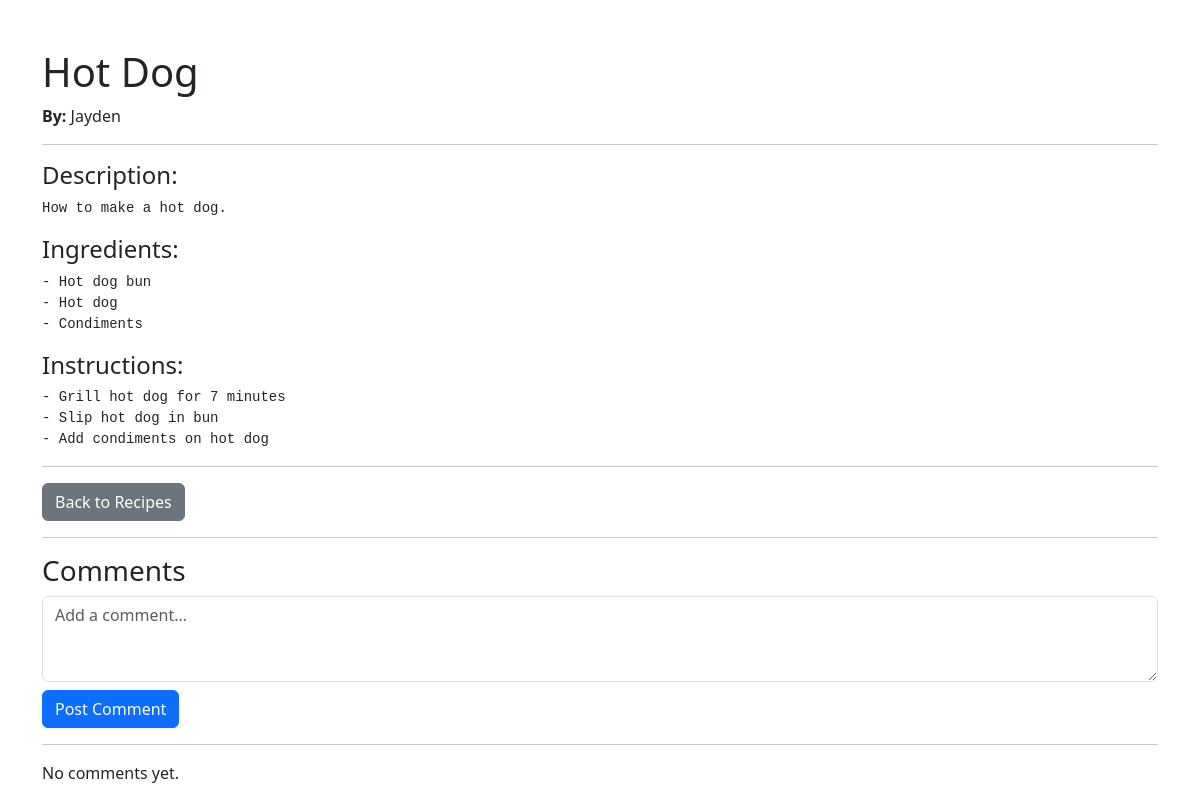
Screenshot of /recipe/1/view (signed in) with the database file from the repository.
### app/models.py (models this page shows, shortened)
class Recipe(db.Model):
    id = sa.Column(sa.Integer, primary_key=True)
    title = sa.Column(sa.String(80), nullable=False)
    description = sa.Column(sa.Text, nullable=False)
    ingredients = sa.Column(sa.Text, nullable=False)
    instructions = sa.Column(sa.Text, nullable=False)
    created_at = sa.Column(sa.DateTime, default=datetime.utcnow)
    user_id = sa.Column(sa.Integer, sa.ForeignKey("user.id"), nullable=False)
    comments = so.relationship('Comment', backref='recipe', lazy=True)

class User(UserMixin, db.Model):
    id = sa.Column(sa.Integer, primary_key=True)
    username = sa.Column(sa.String(64), index=True, unique=True, nullable=False)
    email = sa.Column(sa.String(120), index=True, unique=True, nullable=False)
    password_hash = sa.Column(sa.String(256), nullable=False)
    recipes = so.relationship("Recipe", backref="author", lazy=True)
    comments = so.relationship('Comment', backref='author', lazy=True)
    ratings = so.relationship('CommentRating', backref='rater', lazy=True)

### app/routes.py (the view)
@main.route("/recipe/<int:recipe_id>/view")
@login_required
def view_recipe(recipe_id):
    recipe = Recipe.query.get_or_404(recipe_id)
    pst = zoneinfo.ZoneInfo("America/Los_Angeles")
    for c in recipe.comments:
        dt = c.created_at
        if dt.tzinfo is None:
            dt = dt.replace(tzinfo=zoneinfo.ZoneInfo("UTC"))
        c.pst_created = dt.astimezone(pst)
    comment_form = CommentForm()
    rating_forms = {c.id: RatingForm(prefix=f"rate-{c.id}") for c in recipe.comments}
    return render_template(
        "view_recipe.html",
        recipe=recipe,
        comment_form=comment_form,
        rating_forms=rating_forms
    )

### app/forms.py
class CommentForm(FlaskForm):
    body = TextAreaField("Comment", validators=[DataRequired()])
    parent_id = HiddenField()  # will be blank for top-level comments
    submit = SubmitField("Post Comment")

### app/models.py (called while the page is built)
@login.user_loader
def load_user(user_id):
    return User.query.get(int(user_id))

### app/templates/view_recipe.html (shortened to what this page needs)
<!doctype html>
<html lang="en">
<head>
  <link rel="stylesheet" href="https://cdn.jsdelivr.net/npm/bootstrap@5.3.0/dist/css/bootstrap.min.css">
</head>
<body>
  <div class="container mt-5 pb-5">
    <h1>{{ recipe.title }}</h1>
    <p><strong>By:</strong> {{ recipe.author.username }}</p>
    <hr>
    <h4>Description:</h4>
    <pre>{{ recipe.description }}</pre>
    <h4>Ingredients:</h4>
    <pre>{{ recipe.ingredients }}</pre>
    <h4>Instructions:</h4>
    <pre>{{ recipe.instructions }}</pre>
    <hr>
    <a href="{{ url_for('main.recipes') }}" class="btn btn-secondary">Back to Recipes</a>
    <hr>
    <h3>Comments</h3>
    <form action="{{ url_for('main.post_comment', recipe_id=recipe.id) }}" method="post">
      {{ comment_form.body(rows=3, class='form-control', placeholder='Add a comment...') }}
      {{ comment_form.submit(class='btn btn-primary mt-2') }}
    </form>
    <hr>
    {% for c in recipe.comments if not c.parent_id %}
      {{ render_comment(c) }}
    {% else %}
      <p>No comments yet.</p>
    {% endfor %}
  </div>
</body>
</html>

### app/templates/view_recipe.html (style rules this page uses)
pre { white-space: pre-wrap; }

### rows the page displays
Recipe: title "Hot Dog", description "How to make a hot dog.", ingredients "- Hot dog bun - Hot dog - Condiments", instructions "- Grill hot dog for 7 minutes - Slip hot dog in bun - Add condiments on hot dog"
User: author.username "Jayden"
